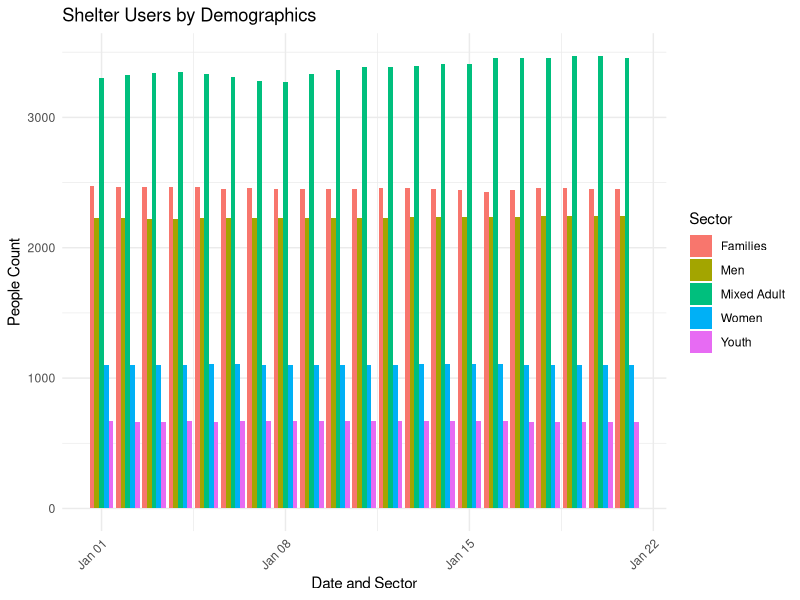

Generate this figure with R:
#### Preamble ####
# Purpose: Model the data from cleaned_shelter
# Author: Yi Fei Pang
# Date: 2024-01-23
# Contact: yifei.pang@mail.utoronto.ca
# License: MIT
# Pre-requisites: None

#### Workspace setup ####
library(tidyverse)
library(ggplot2)

#### Read data ####
cleaned_shelter <- read_csv("outputs/data/shelter_cleaned.csv")

### Model data ####
model <- ggplot(cleaned_shelter, aes(x = as.Date(OCCUPANCY_DATE), 
                                     y = Sector_Sum, fill = SECTOR)) +
  geom_bar(stat = "identity", position = "dodge") +
  # label title and axis of bar graph accordingly
  labs(title = "Shelter Users by Demographics",
       x = "Date and Sector",
       y = "People Count",
       fill = "Sector") +
  theme_minimal() +
  # add slight tilt to the labels for legibility
  theme(axis.text.x = element_text(angle = 45, hjust = 1))
# citation: https://tellingstorieswithdata.com/02-drinking_from_a_fire_hose.html
## https://r-graph-gallery.com/218-basic-barplots-with-ggplot2.html 


#### Save model ####
ggsave("model.png", plot = model)

